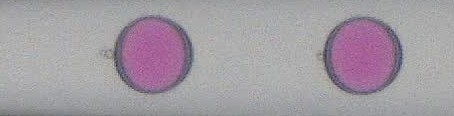
#> input picture data/Image1.jpg, 454 x 116 px, found by its file name
$ python graytrans.py
#> lines starting #> are read from the running program, lines starting #| are printed output that depends on the picture
import cv2
import matplotlib.pyplot as plt

# 读取图像（BGR）
img = cv2.imread("data/Image1.jpg")
#> img is the input picture: shape (116, 454, 3); mean B, G, R 162.8, 154.7, 162.7

# 转灰度
gray = cv2.cvtColor(img, cv2.COLOR_BGR2GRAY)
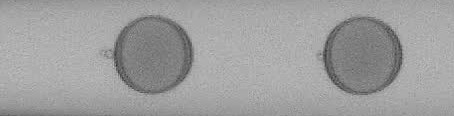
#> gray: shape (116, 454); min 40, max 197, mean 158

# 显示灰度图
plt.imshow(gray, cmap='gray')
plt.title("Gray Image")
plt.axis('off')
plt.show()

# 查看灰度直方图
plt.figure()
plt.hist(gray.ravel(), bins=256, range=(0, 256))
plt.title("Gray Histogram")
plt.xlabel("Gray Level")
plt.ylabel("Pixel Count")
plt.show()
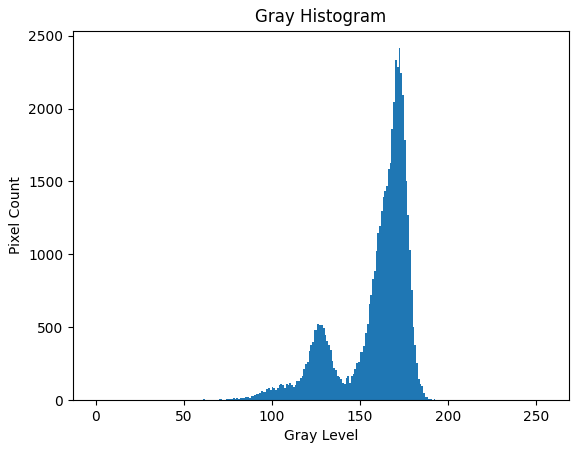
#> figure drawn by matplotlib, 1 panel; tallest bar 2414 high, from x = 172 to 173

$ run again, with data/0%.jpg copied over data/Image1.jpg
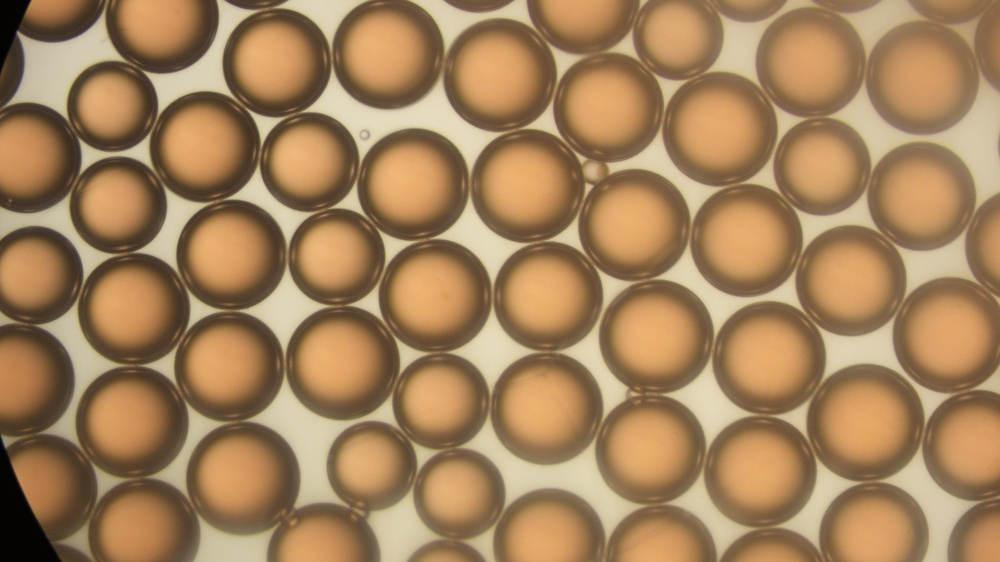
#> input picture data/0%.jpg, 1000 x 562 px, shrunk from 3840 x 2160 before the run, found by its file name
#> img is the input picture: shape (562, 1000, 3); mean B, G, R 91.4, 130.2, 164.4
#> `gray = cv2.cvtColor(img, cv2.COLOR_BGR2GRAY)`:
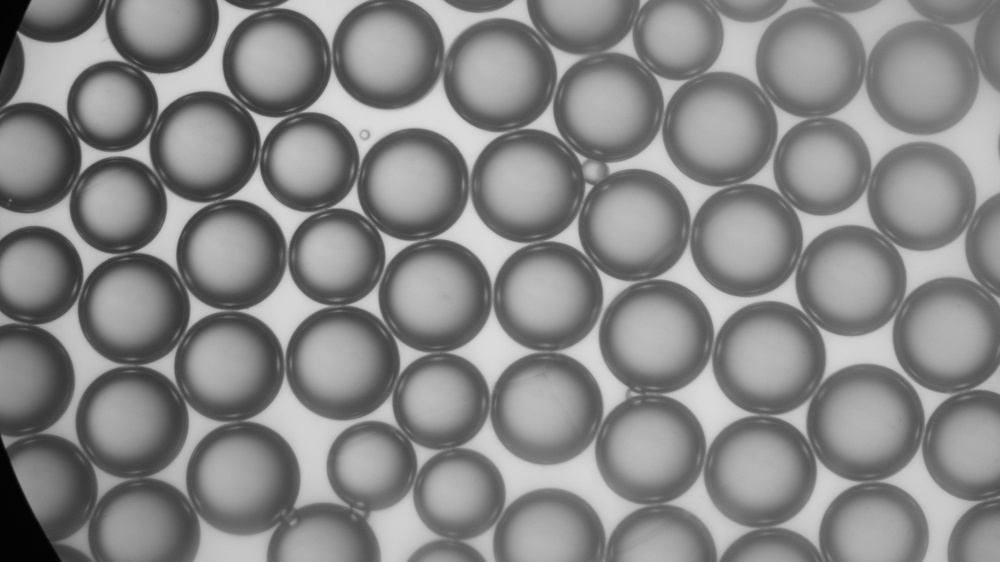
#> gray: shape (562, 1000); min 1, max 220, mean 136
#> `plt.show()`:
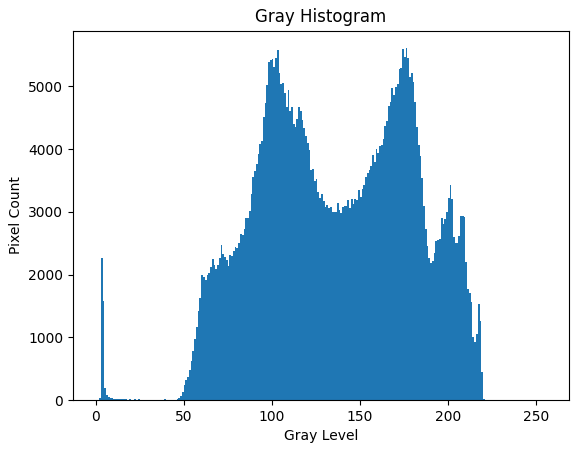
#> figure drawn by matplotlib, 1 panel; tallest bar 5606 high, from x = 176 to 177

$ run again, with data/100r.jpg copied over data/Image1.jpg
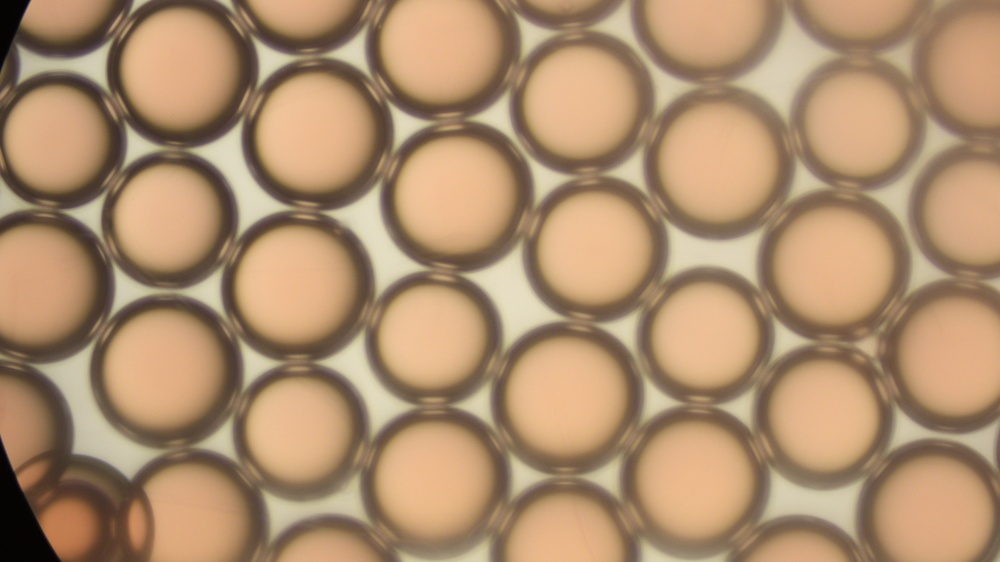
#> input picture data/100r.jpg, 1000 x 562 px, shrunk from 3840 x 2160 before the run, found by its file name
#> img is the input picture: shape (562, 1000, 3); mean B, G, R 110.5, 142.8, 174.7
#> `gray = cv2.cvtColor(img, cv2.COLOR_BGR2GRAY)`:
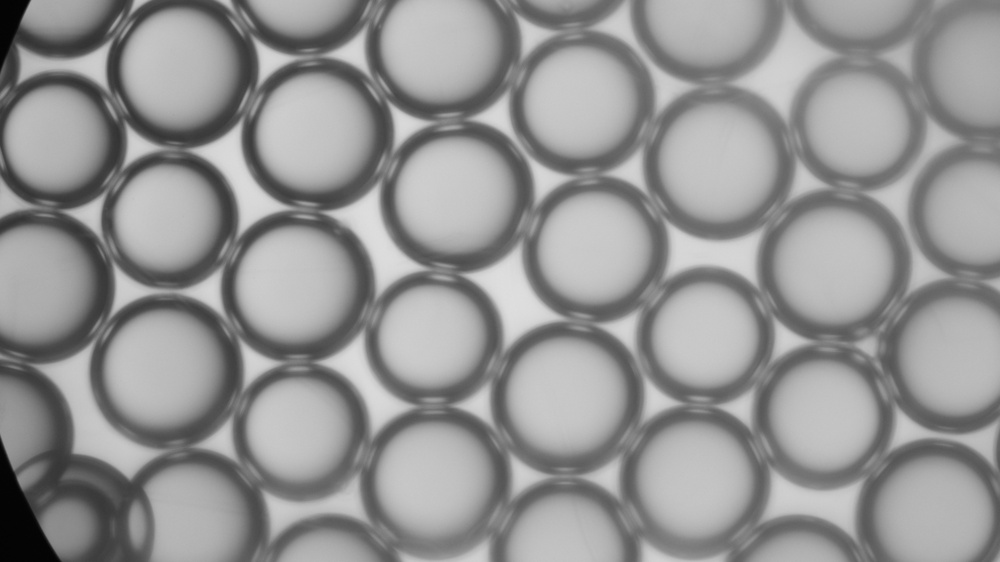
#> gray: shape (562, 1000); min 2, max 223, mean 148.7
#> `plt.show()`:
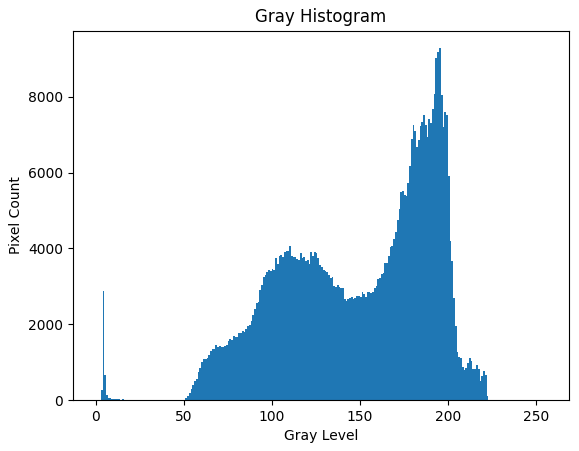
#> figure drawn by matplotlib, 1 panel; tallest bar 9279 high, from x = 195 to 196

$ run again, with data/20%.jpg copied over data/Image1.jpg
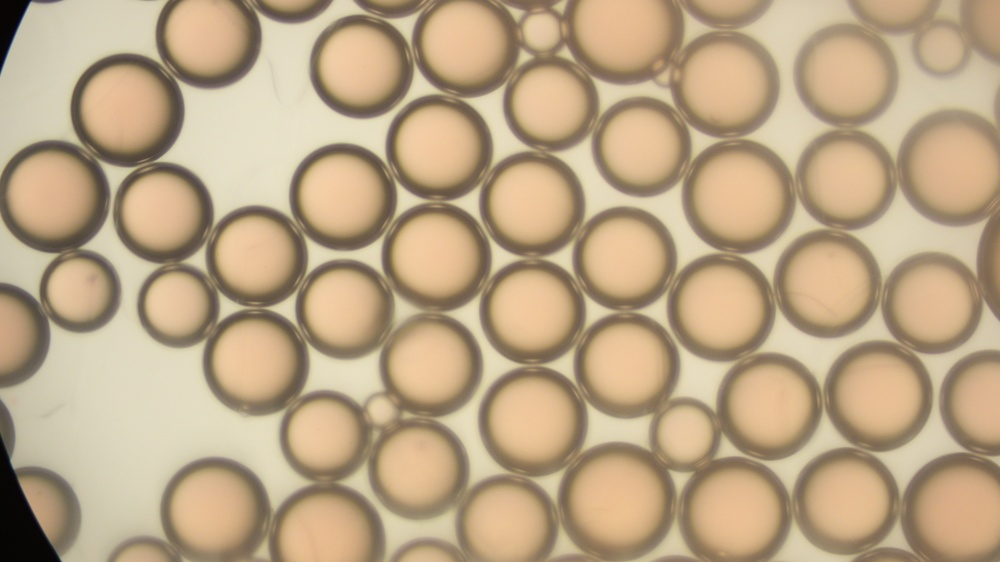
#> input picture data/20%.jpg, 1000 x 562 px, shrunk from 3840 x 2160 before the run, found by its file name
#> img is the input picture: shape (562, 1000, 3); mean B, G, R 133.5, 165.3, 187.9
#> `gray = cv2.cvtColor(img, cv2.COLOR_BGR2GRAY)`:
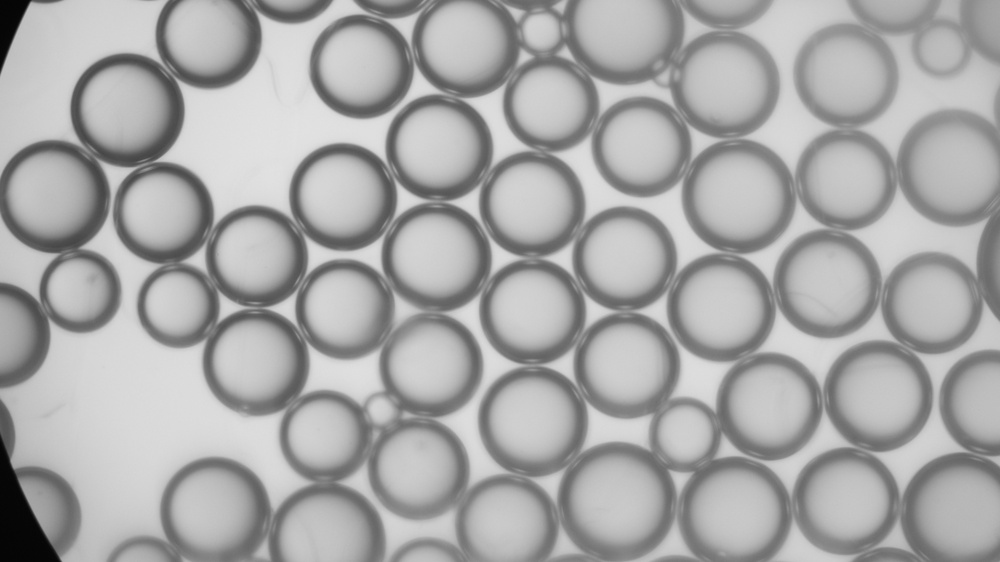
#> gray: shape (562, 1000); min 3, max 226, mean 168.4
#> `plt.show()`:
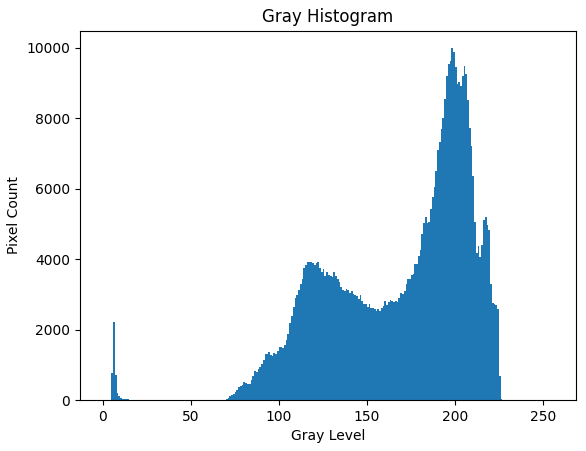
#> figure drawn by matplotlib, 1 panel; tallest bar 9986 high, from x = 198 to 199
